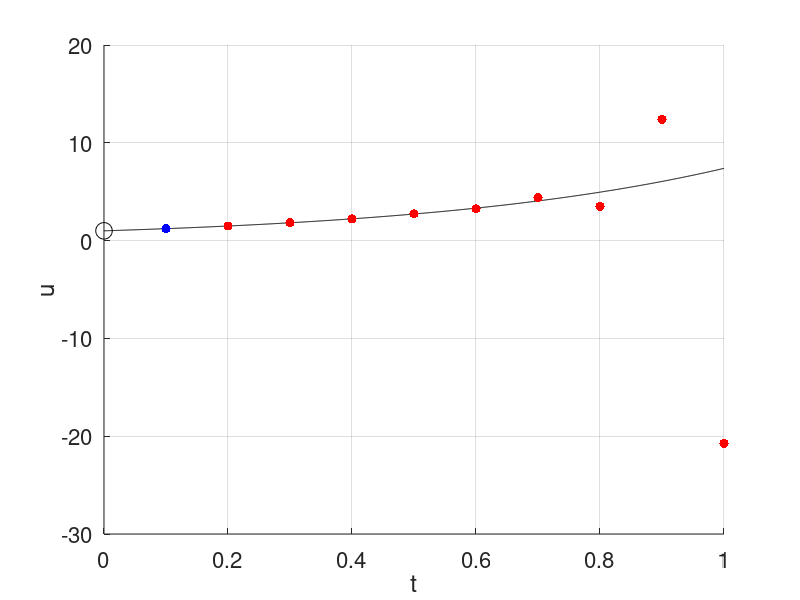

MATLAB code for this plot:
% A multistep method that is consistent but unstable and thus doesn't
% converge

lambda = 2;
f = @(t,u)  lambda*u;
u0 = 1;

Tf = 1;
k = 0.1;  % desired time step
numsteps = ceil(Tf / k)  % now adjust to have integer steps
k = Tf / numsteps        % modified time step

Hf = figure(1); clf;
hold on;
set(get(Hf, 'children'), 'fontsize', 16);
ms = 'markersize';


plot(0, u0, 'ko', ms, 12);
tt = linspace(0, Tf, 1000);
plot(tt, exp(lambda*tt), 'k-');  % exact solution
grid on; xlabel('t'); ylabel('u');

%% Initial condition
vold = u0;

%% this multistep method is not self starting
% try forward Euler
%v = vold + k*f(0,v);
% or use the exact soln
v = exp(lambda*k);

plot(k, v, 'b.', ms, 20)

% start at t_2 (because we used above to get t_1 soln)
for n = 2:numsteps
  t = k*(n-1);
  vnew = -4*v + 5*vold + k*( ...
      4*f(t, v) + 2*f(t-k, vold));

  plot(t+k, vnew, 'r.', ms, 20)
  drawnow
  pause

  vold = v;
  v = vnew;
end

